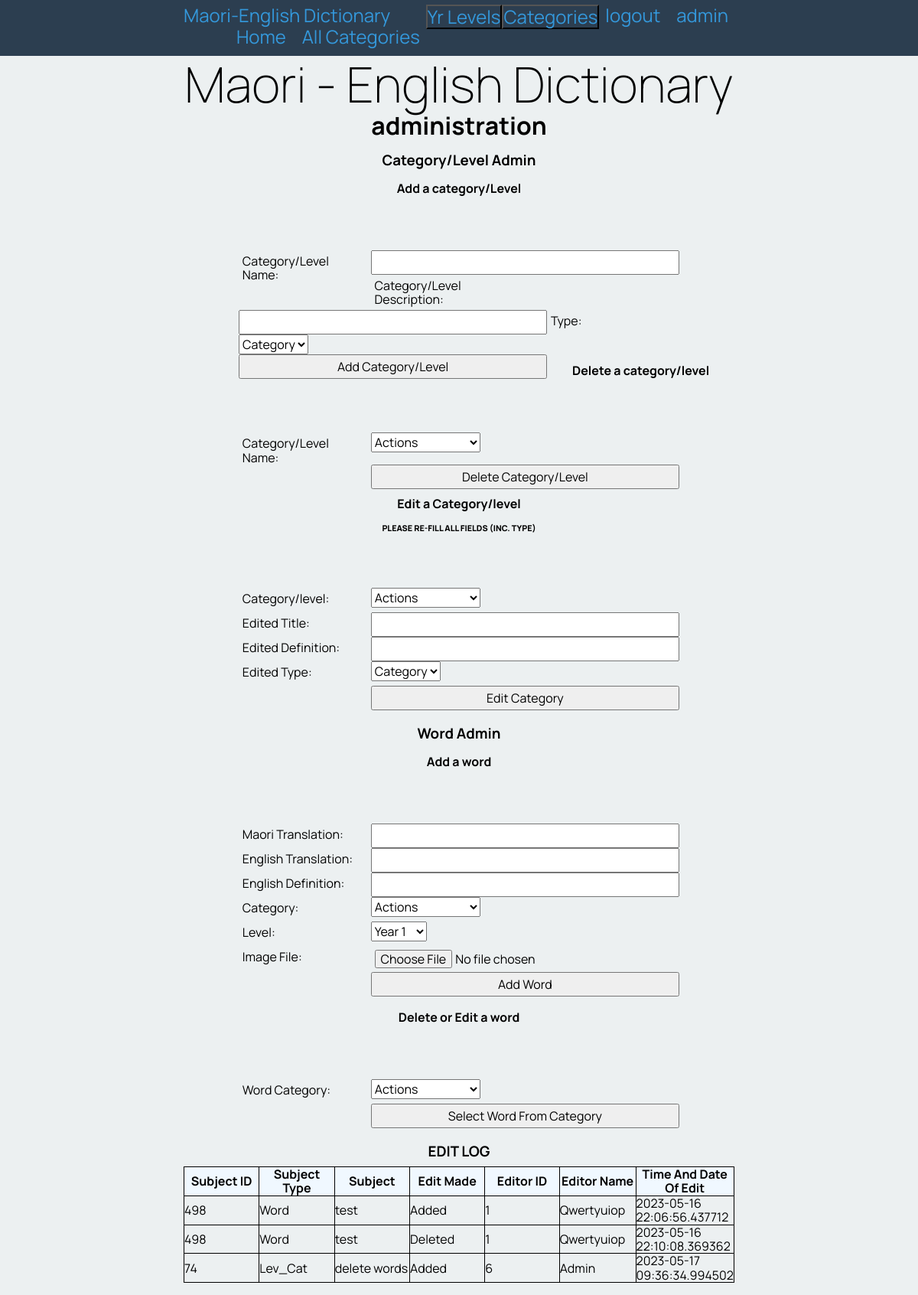
The app's page /admin (signed in) with its own data.
### tables this page shows
CREATE TABLE "edit_log"
(
    id           integer
        constraint edit_log_pk
            primary key autoincrement,
    edited_id    integer
        constraint edit_log_categories_id_fk
            references categories
        constraint edit_log_words_id_fk
            references words,
    edited_type  char(6),
    edit         varchar(300),
    editor_id    integer,
    date_time    varchar(20),
    editor_name  varchar(30),
    edited_title varchar(30)
);

### app.py (the view)
@APP.route('/admin')
def render_admin():
    if not is_logged_in()[0]:
        return redirect('/?message=Need+to+be+logged+in')
    if is_logged_in()[1] != "admin":
        return redirect('/?message=Need+Admin+permissions')
    con = create_connection(DATABASE)
    query = "SELECT mri_word, eng_word, definition, category, level, id FROM words"
    cur = con.cursor()
    cur.execute(query)
    word_list = cur.fetchall()
    query = 'SELECT id, title, type FROM categories'
    cur = con.cursor()
    cur.execute(query)
    category_list = cur.fetchall()
    query = "SELECT edited_id, edited_type, edit, editor_id, date_time, editor_name, edited_title FROM edit_log"
    cur.execute(query, )
    edit_list = cur.fetchall()
    con.close()
    return render_template("admin.html", cat_list=render_cat_lev_menus('C'), lev_list=render_cat_lev_menus('L'),
                           logged_in=is_logged_in()[0], categories=category_list, word_list=word_list,
                           perms=is_logged_in()[1], edit_list=edit_list)

### app.py (called while the page is built)
def create_connection(db_file: object) -> object:
    try:
        connection = sqlite3.connect(db_file)
        return connection
    except Error as e:
        print(e)
    return None

def is_logged_in():
    if session.get("email") is None:
        perms = ""
        return False, perms
    else:
        perms = session.get('user_perms')
        return True, perms

def render_cat_lev_menus(catlev):
    con = create_connection(DATABASE)
    query = "SELECT id, title FROM categories WHERE type=?"
    cur = con.cursor()
    cur.execute(query, (catlev))
    cat_list = cur.fetchall()
    con.close()
    return cat_list

### Templates/admin.html (shortened to what this page needs)
{% extends "base.html" %}
{% block pageheading %}administration{% endblock %}
{% block main %}
<h3>Category/Level Admin</h3>
<h4>Add a category/Level</h4>
<form class="myform" method="post" action="/add_category">
    <div class="form-group">
        <div class="form-label"><label for="name">Category/Level Name:</label> </div>
        <div class="form-element"><input type="text" name="name" id="name" required></div>
    </div>
    <div class="form-group">
        <div class="form-label"><label for="name">Category/Level Description:</label> </div>
        <div class="form-element"><input type="text" name="description" id="description" required></div>
    </div>
    <div class="form-group">
        <div class="form-label"><label for="name">Type:</label> </div>
        <div class="form-element">
            <select id="cat_lev" name="cat_lev">
                <option value="C">Category</option>
            </select>
        </div>
    </div>
    <div class="form-group">
        <div class="form-label"></div>
        <div class="form-element"><input type="submit" value="Add Category/Level"></div>
    </div>
</form>
<h4>Delete a category/level</h4>
<form class="myform" method="post" action="/delete_category">
    <div class="form-group">
        <div class="form-label"><label for="name">Category/Level Name:</label> </div>
        <div class="form-element">
            <select id="cat_id" name="cat_id">
                {% for i in categories %}
                <option value="{{ i[0] }}, {{ i[1] }}, {{ i[2] }}"> {{ i[1] }}</option>
                {% endfor %}
            </select>
        </div>
    </div>
    <div class="form-group">
        <div class="form-label"></div>
        <div class="form-element"><input type="submit" value="Delete Category/Level"></div>
    </div>
</form>
<h4>Edit a Category/level</h4>
<h6><strong>PLEASE RE-FILL ALL FIELDS (INC. TYPE)</strong></h6>
<form class="myform" method="post" action="/edit_category">
    <div class="form-group">
        <div class="form-label"><label for="name">Category/level:</label> </div>
        <div class="form-element">
            <select id="edited_category" name="edited_category">
                {% for i in categories %}
                <option value="{{ i[0] }}"> {{ i[1] }}</option>
                {% endfor %}
            </select>
        </div>
    </div>
    <div class="form-group">
        <div class="form-label"><label for="name">Edited Title:</label> </div>
        <div class="form-element"><input type="text" name="cat_title" id="cat_title" required></div>
    </div>
    <div class="form-group">
        <div class="form-label"><label for="name">Edited Definition:</label> </div>
        <div class="form-element"><input type="text" name="cat_def" id="cat_def" required></div>
    </div>
    <div class="form-group">
        <div class="form-label"><label for="name">Edited Type:</label> </div>
        <div class="form-element">
            <select id="edited_cat_lev" name="edited_cat_lev">
                <option value="C">Category</option>
            </select>
        </div>
    </div>
    <div class="form-group">
        <div class="form-label"></div>
        <div class="form-element"><input type="submit" value="Edit Category"></div>
    </div>
</form>
<h3>Word Admin</h3>
<h4>Add a word</h4>
<form class="myform" method="post" action="/add_word">
    <div class="form-group">
        <div class="form-label"><label for="name">Maori Translation:</label> </div>
        <div class="form-element"><input type="text" name="m_trans" id="m_trans" required></div>
    </div>
    <div class="form-group">
        <div class="form-label"><label for="name">English Translation:</label> </div>
        <div class="form-element"><input type="text" name="e_trans" id="e_trans" required></div>
    </div>
    <div class="form-group">
        <div class="form-label"><label for="name">English Definition:</label> </div>
        <div class="form-element"><input type="text" name="word_def" id="word_def" required></div>
    </div>
    <div class="form-group">
        <div class="form-label"><label for="name">Category:</label> </div>
        <div class="form-element">
            <select id="w_cat" name="w_cat">
                {% for i in categories %}
                {% if i[2] == 'C' %}
                <option value="{{ i[0] }}"> {{ i[1] }}</option>
                {% endif %}
                {% endfor %}
            </select>
        </div>
    </div>
    <div class="form-group">
        <div class="form-label"><label for="name">Level:</label> </div>
        <div class="form-element">
            <select id="w_lev" name="w_lev">
                {% for i in categories %}
                {% if i[2] == 'L' %}
                <option value="{{ i[0] }}"> {{ i[1] }}</option>
                {% endif %}
                {% endfor %}
            </select>
        </div>
    </div>
    <div class="form-group">
        <div class="form-label"><label for="name">Image File:</label> </div>
        <div class="form-element"><input type="file" name="word_img" id="word_img"></div>
    </div>
    <div class="form-group">
        <div class="form-label"></div>
        <div class="form-element"><input type="submit" value="Add Word"></div>
    </div>
</form>
<h4>Delete or Edit a word</h4>
<form class="myform" method="post" action="/edit_delete_word">
    <div class="form-group">
        <div class="form-label"><label for="name">Word Category:</label> </div>
        <div class="form-element">
            <select id="e_d_word_cat" name="e_d_word_cat">
                {% for i in categories %}
                <option value="{{ i[0] }}"> {{ i[1] }}</option>
                {% endfor %}
            </select>
        </div>
    </div>
    <div class="form-group">
        <div class="form-label"></div>
        <div class="form-element"><input type="submit" value="Select Word From Category"></div>
    </div>
</form>
<h3>EDIT LOG</h3>
<table>
    <tr>
        <th>Subject ID</th>
        <th>Subject Type</th>
        <th>Subject</th>
        <th>Edit Made</th>
        <th>Editor ID</th>
        <th>Editor Name</th>
        <th>Time And Date Of Edit</th>
    </tr>
    {% for edit in edit_list %}
    <tr>
        <td>{{ edit[0] }}</td>
        <td>{{ edit[1] }}</td>
        <td>{{ edit[6] }}</td>
        <td>{{ edit[2] }}</td>
        <td>{{ edit[3] }}</td>
        <td>{{ edit[5] }}</td>
        <td>{{ edit[4] }}</td>
    </tr>
    {% endfor %}
</table>
{% endblock %}

### Static/maori_dictionary.css (style rules this page uses)
* { font-family: 'Manrope', sans-serif; padding: 0; margin: 0; box-sizing: border-box; }
body { background-color: rgba(236, 240, 241, 1.0); padding-bottom: 1rem; }
.myform { width: 80%; margin: auto; padding-bottom: 2rem; margin-bottom: 20px; padding-top: 2rem; }
.form-group { padding-top: 2rem; }
.form-group input { padding: 0.3rem; width: 100%; }
.form-label { width: 30%; float: left; padding: 0.3rem; }
.form-element { width: 70%; float: left; }
table { border-collapse: collapse; display: flex; justify-content: center; max-height: 25rem; overflow-y: scroll; }
h3,h4, h6 { text-align: center; margin: 1rem 0 0.5rem 0; }
td { border: 1px solid black; width: 14%; }
th { position: sticky; top: 0; border: 1px solid black; width: 14%; background: aliceblue; }

### records on screen
edit_log: edited "498", edited_type "Word", edited_title "test", edit "Added", editor "1", editor_name "Qwertyuiop", date_time "2023-05-16 22:06:56.437712"
edit_log: edited "498", edited_type "Word", edited_title "test", edit "Deleted", editor "1", editor_name "Qwertyuiop", date_time "2023-05-16 22:10:08.369362"
edit_log: edited "74", edited_type "Lev_Cat", edited_title "delete words", edit "Added", editor "6", editor_name "Admin", date_time "2023-05-17 09:36:34.994502"

### other values on screen
form field cat_id "Actions"
form field edited_category "Actions"
form field w_cat "Actions"
form field w_lev "Year 1"
form field e_d_word_cat "Actions"
